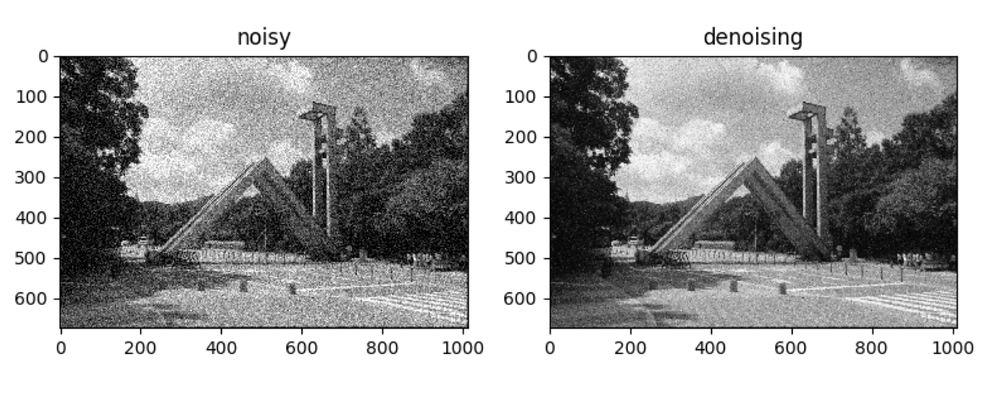
#> input picture Image_Denoising/그림1.png, 1000 x 401 px, shrunk from 1985 x 795 before the run
$ jupyter execute --allow-errors final_presentation.ipynb
#> lines starting #> are read from the running program, lines starting #| are printed output that depends on the picture
[cell 1]
import os

import matplotlib.pyplot as plt
import numpy as np

#> (a cell that did not finish here is left out)

#> (a cell that did not finish here is left out)

#> (a cell that did not finish here is left out)

[cell 5]
class Denoising(object):
    def __init__(self, img, noise=True):
        self.img = img
        self.noise = noise
        self.is_gray = False
        self.is_jpg = False
        self.method = None

    @staticmethod
    def px(u):
        return np.roll(u, -1, axis=1) - u

    @staticmethod
    def px2(u):
        return np.roll(u, -1, axis=1) - np.roll(u, 1, axis=1)

    @staticmethod
    def py(u):
        return np.roll(u, -1, axis=0) - u

    @staticmethod
    def py2(u):
        return np.roll(u, -1, axis=0) - np.roll(u, 1, axis=0)

    @staticmethod
    def mx(u):
        return u - np.roll(u, 1, axis=1)

    @staticmethod
    def my(u):
        return u - np.roll(u, 1, axis=0)

    @staticmethod
    def minmod(a, b):
        return (np.sign(a) + np.sign(b)) / 2 * np.minimum(abs(a), abs(b))

    @staticmethod
    def H(mtx1, mtx2):
        # p=1
        return 1 / (mtx1 ** 2 + mtx2 ** 2 + 1.0E-06 ** 2) ** 0.5

    def rgb2gray(self):
        rgb = self.img
        self.is_gray = True
        if rgb.ndim == 2:
            self.img = rgb
        else:
            self.img = np.dot(rgb[:, :, :3], [0.299, 0.587, 0.114])

    def denoise_level(self, tol=1.0E-06, max_iter_num=200, sigma=0.1, dt=0.01):
        self.method = 'level'
        self.rgb2gray()
        self.adjust_image()
        u = self.img
        n, m = u.shape[:2]
        h1 = 1 / n
        h2 = 1 / m

        i = 0
        while i < max_iter_num:
            u_old = u

            dx = np.divide(
                self.px(u),
                np.sqrt(np.square(self.px(u)) +
                        np.square(self.minmod(self.py(u), self.my(u)))) +
                tol ** 2
            )
            dy = np.divide(
                self.py(u),
                np.sqrt(np.square(self.py(u)) +
                        np.square(self.minmod(self.px(u), self.mx(u)))) +
                tol ** 2
            )

            normu = np.sqrt(np.square(self.px(u)) + np.square(self.py(u)))
            lam = -np.sqrt(h1 ** 2 + h2 ** 2) / (2 * sigma ** 2) * (sum(sum(
                normu -
                np.divide(np.multiply(self.px(self.img),
                                      self.px(u)), normu + tol ** 2) -
                np.divide(np.multiply(self.py(self.img),
                                      self.py(u)), normu + tol ** 2)
            )))

            u = u + dt/h1*self.mx(dx) + dt/h2*self.my(dy) - dt*lam*(u-self.img)

            error = np.linalg.norm(u - u_old) / np.sqrt(n * m)

            if i == 0:
                err_init = error
                err_prev = error
            else:
                if np.abs(err_prev - error) < tol * err_init:
                    break
                else:
                    err_prev = error

            i += 1
        self.denoised = u

    def denoise_texture(self, tol=1.0E-06, max_iter_num=200, lam=0.1, mu=0.1):
        self.method = 'texture'
        self.rgb2gray()
        self.adjust_image()
        u = self.img
        n, m = u.shape[:2]
        h1 = 1 / n
        h2 = 1 / m
        fx = self.px2(u)
        fy = self.py2(u)
        g1 = -fx / (2 * lam * (fx ** 2 + fy ** 2) ** 0.5 + tol ** 2)
        g2 = -fy / (2 * lam * (fx ** 2 + fy ** 2) ** 0.5 + tol ** 2)

        i = 0

        while i < max_iter_num:
            u_old = u

            c1 = 1 / ((self.px(u) / h1) ** 2 + (
                self.py2(u) / (2 * h2)) ** 2 + tol ** 2) ** 0.5
            c2 = 1 / ((self.mx(u) / h1) ** 2 +
                      (self.py2(np.roll(u, 1, axis=1)) / (2 * h2)) ** 2 +
                      tol ** 2) ** 0.5
            c3 = 1 / ((self.px2(u) / h1) ** 2 + (self.py(u) / h2) ** 2 +
                      tol ** 2) ** 0.5
            c4 = 1 / ((self.px2(np.roll(u, 1, axis=0)) / h1) ** 2 +
                      (self.my(u) / h2) ** 2 + tol ** 2) ** 0.5

            u = np.multiply(
                1 / (1 + (c1 + c2 + c3 + c4) / (2 * lam * h1 * h2)),
                self.img - self.px2(g1) / (2 * h1) - self.py2(g2) / (2 * h2) +
                (np.multiply(c1, np.roll(u, -1, axis=1)) +
                 np.multiply(c2, np.roll(u, 1, axis=1)) +
                 np.multiply(c3, np.roll(u, -1, axis=0)) +
                 np.multiply(c4, np.roll(u, 1, axis=0))) / (2 * lam * h1 * h2)
            )

            g1 = np.multiply(
                2 * lam / (mu * self.H(g1, g2) + 4 * lam / (h1 ** 2)),
                self.px2(u) / (2 * h1) - self.px2(self.img) / (2 * h1) +
                self.px2(g1) / (h1 ** 2) +
                (self.px(np.roll(g2, -1, axis=0)) - self.px(g2)) / (2*h1**2) +
                (self.my(g2) - self.my(np.roll(g2, 1, axis=1))) / (2*h2**2)
            )

            g2 = np.multiply(
                2 * lam / (mu * self.H(g1, g2) + 4 * lam / (h2 ** 2)),
                self.py2(u) / (2 * h2) - self.py2(self.img) / (2 * h2) +
                self.py2(g2) / (h2 ** 2) +
                (self.px(np.roll(g1, -1, axis=0)) - self.px(g1)) / (2*h1**2) +
                (self.my(g1) - self.my(np.roll(g1, 1, axis=1))) / (2*h2**2)
            )

            error = np.linalg.norm(u - u_old) / np.sqrt(n * m)

            if i == 0:
                err_init = error
                err_prev = error
            else:
                if np.abs(err_prev - error) < tol * err_init:
                    break
                else:
                    err_prev = error

            i += 1
        self.denoised = u

    @staticmethod
    def _denoise_chambolle_nd(im, weight=0.1, eps=2.e-4, n_iter_max=200):
        ndim = im.ndim
        p = np.zeros((im.ndim,) + im.shape, dtype=im.dtype)
        g = np.zeros_like(p)
        d = np.zeros_like(im)
        i = 0
        while i < n_iter_max:
            if i > 0:
                # d will be the (negative) divergence of p
                d = -p.sum(0)
                slices_d = [slice(None), ] * ndim
                slices_p = [slice(None), ] * (ndim + 1)
                for ax in range(ndim):
                    slices_d[ax] = slice(1, None)
                    slices_p[ax + 1] = slice(0, -1)
                    slices_p[0] = ax
                    d[slices_d] += p[slices_p]
                    slices_d[ax] = slice(None)
                    slices_p[ax + 1] = slice(None)
                out = im + d
            else:
                out = im
            E = (d ** 2).sum()

            # g stores the gradients of out along each axis
            # e.g. g[0] is the first order finite difference along axis 0
            slices_g = [slice(None), ] * (ndim + 1)
            for ax in range(ndim):
                slices_g[ax + 1] = slice(0, -1)
                slices_g[0] = ax
                g[slices_g] = np.diff(out, axis=ax)
                slices_g[ax + 1] = slice(None)

            norm = np.sqrt((g ** 2).sum(axis=0))[np.newaxis, ...]
            E += weight * norm.sum()
            tau = 1. / (2. * ndim)
            norm *= tau / weight
            norm += 1.
            p -= tau * g
            p /= norm
            E /= float(im.size)
            if i == 0:
                E_init = E
                E_previous = E
            else:
                if np.abs(E_previous - E) < eps * E_init:
                    break
                else:
                    E_previous = E
            i += 1
        return out

    def denoise_chambolle(self, weight=0.1, eps=2.e-4, n_iter_max=200):
        self.method = 'chambolle'
        self.adjust_image()
        im = self.img

        if self.is_gray:
            out = self._denoise_chambolle_nd(im, weight, eps, n_iter_max)
        else:
            out = np.zeros_like(im)
            for c in range(im.shape[-1]):
                out[..., c] = self._denoise_chambolle_nd(im[..., c],
                                                            weight, eps,
                                                            n_iter_max)
        self.denoised = out

    def adjust_image(self):
        img = self.img
        if img.ndim != 3:
            self.is_gray = True
            if sum(sum(img <= 1)) != img.size:
                self.is_jpg = True
        else:
            if img[:, :, 0].size not in [sum(sum(img[:, :, i] <= 1)) for i in
                                     range(
                    img.shape[2])]:
                self.is_jpg = True
        if self.is_jpg:
            img = img / 255
            self.img = img
        if not self.noise:
            img += 0.1 * np.random.standard_normal(self.img.shape)
            img = np.clip(self.img, 0, 1)
            self.img = img

    def plot_image(self):
        if self.is_gray:
            plt.subplot(121)
            plt.imshow(self.img, cmap='gray')
            plt.title('real image')

            plt.subplot(122)
            plt.imshow(self.denoised, cmap='gray')
            plt.title('changed')
        else:
            plt.subplot(121)
            plt.imshow(self.img)
            plt.title('real image')

            plt.subplot(122)
            plt.imshow(self.denoised)
            plt.title('changed')

        if not os.path.exists('result'):
            os.makedirs('result')

        if self.is_gray:
            plt.imsave('result/image_gray.jpg', self.img, cmap='gray')
        else:
            plt.imsave('result/image_real.jpg', self.img)
        plt.imsave('result/changed_{}.jpg'.format(self.method), self.denoised,
                   cmap='gray')
        plt.suptitle('image denoising with {} method'.format(self.method))
        plt.show()

[cell 6]
if __name__ == "__main__":
    fName = ""
#> fName = ''
    while True:
        fName = input("Please enter the name of your file: ")
        if os.access(fName, os.R_OK) : break
        else :
            print("Your file does not exist in the current directory.")
#> this loop made 1 pass; the answer given on pass 1: 그림1.png

    image = plt.imread(fName)
#> image is the input picture: shape (401, 1000, 4) float32; mean R, G, B, A 0.673, 0.673, 0.673, 0.943

[cell 7]
img1 = Denoising(image, noise=False)
img1.denoise_level(max_iter_num=10, dt=0.00001)
#> the loop in denoise_level, `while i < max_iter_num:` made 10 passes
#> (lam, error, err_init, err_prev) on pass 1: (-5.1e-08, 0.018, 0.018, 0.018)
#> pass 1, in denoise_level, `normu = np.sqrt(np.square(self.px(u)) + np.square(self.py(u)))`:
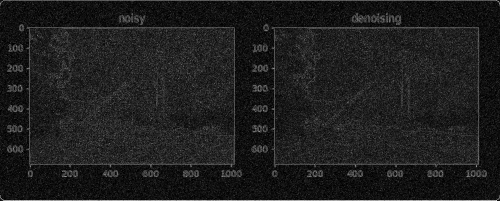
#> normu: shape (401, 1000) float64 (shown at 1/2 size); min 0, max 1.41, mean 0.166; drawn with min black and max white
#> after the loop in denoise_level, `while i < max_iter_num:`:
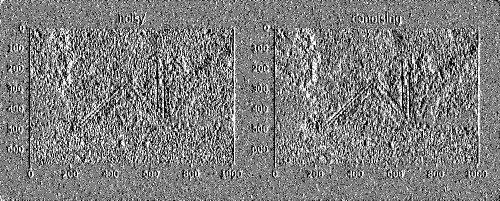
#> dx: shape (401, 1000) float64 (shown at 1/2 size); min -1, max 1, mean -0.00389; drawn with min black and max white
#> after the loop in denoise_level, `while i < max_iter_num:`:
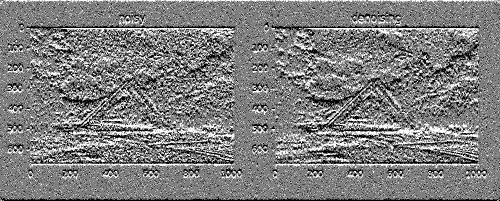
#> dy: shape (401, 1000) float64 (shown at 1/2 size); min -1, max 1, mean -0.00561; drawn with min black and max white
#> after the loop in denoise_level, `while i < max_iter_num:`:
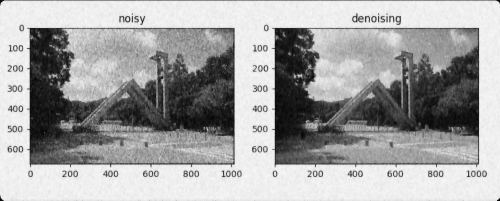
#> u: shape (401, 1000) float64 (shown at 1/2 size); min 0.00862, max 1.02, mean 0.658; drawn with min black and max white
#> after the loop in denoise_level, `while i < max_iter_num:`: i = 10
img1.plot_image()

[cell 8]
img2 = Denoising(image, noise=False)
img2.denoise_texture(tol=1.0E-06, max_iter_num=3, lam=0.1, mu=0.01)
#> in denoise_texture, `g2 = -fy / (2 * lam * (fx ** 2 + fy ** 2) ** 0.5 + tol ** 2)`:
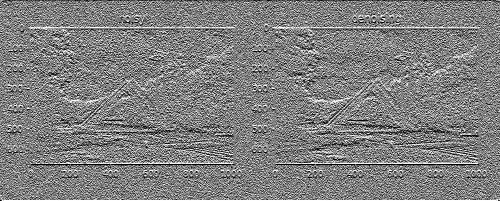
#> g2: shape (401, 1000) float64 (shown at 1/2 size); min -5, max 5, mean 0.0125; drawn with min black and max white
#> the loop in denoise_texture, `while i < max_iter_num:` made 3 passes
#> (error, err_init, err_prev) on pass 1: (0.118, 0.118, 0.118)
#> pass 1, in denoise_texture, `c4 = 1 / ((self.px2(np.roll(u, 1, axis=0)) / h1) ** 2 + (self.my(u) / ..`:
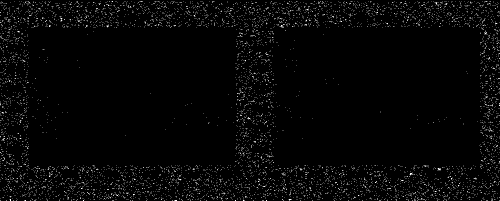
#> c4: shape (401, 1000) float64 (shown at 1/2 size); min 0.000928, max 1000000, mean 25623.5; drawn with min black and max white
#> after the loop in denoise_texture, `while i < max_iter_num:`:
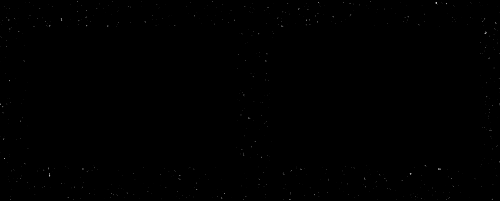
#> c1: shape (401, 1000) float64 (shown at 1/2 size); min 0.00118, max 999647.7, mean 993.6; drawn with min black and max white
#> after the loop in denoise_texture, `while i < max_iter_num:`:
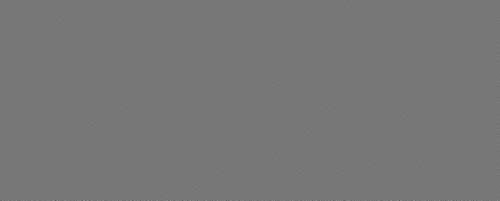
#> g1: shape (401, 1000) float64 (shown at 1/2 size); min -1318.1, max 1483.9, mean 0; drawn with min black and max white
#> after the loop in denoise_texture, `while i < max_iter_num:`:
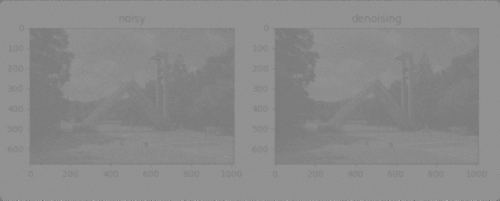
#> u: shape (401, 1000) float64 (shown at 1/2 size); min -5.19, max 5.58, mean 0.665; drawn with min black and max white
#> after the loop in denoise_texture, `while i < max_iter_num:`: i = 3
img2.plot_image()

[cell 9]
img3 = Denoising(image, noise=False)
#> (the rest of this cell did not finish here and is left out)

#> in adjust_image (call 3), `img = np.clip(self.img, 0, 1)`:
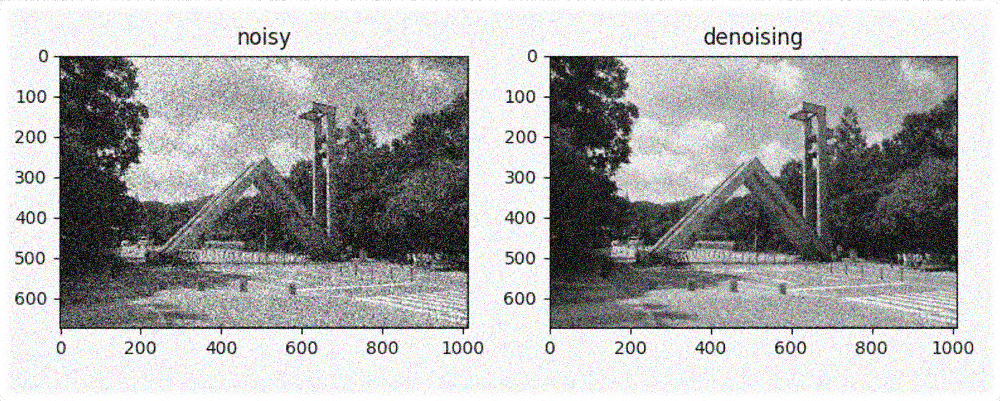
#> img: shape (401, 1000, 4) float32; mean R, G, B, A 0.658, 0.658, 0.658, 0.908; transparent parts drawn white

$ run again, on Image_Denoising/그림3.png
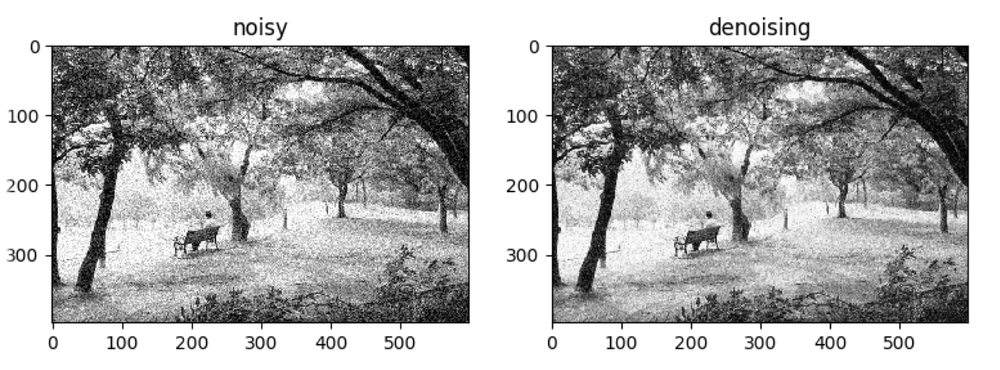
#> input picture Image_Denoising/그림3.png, 1000 x 370 px, shrunk from 1991 x 737 before the run
#> fName = ''
#> the loop `while True:` made 1 pass; the answer given on pass 1: 그림3.png
#> image is the input picture: shape (370, 1000, 4) float32; mean R, G, B, A 0.692, 0.692, 0.692, 0.94
#> the loop in denoise_level, `while i < max_iter_num:` made 10 passes
#> (lam, error, err_init, err_prev) on pass 1: (-5.1e-08, 0.0174, 0.0174, 0.0174)
#> after the loop in denoise_level, `while i < max_iter_num:`: i = 10
#> the loop in denoise_texture, `while i < max_iter_num:` made 3 passes
#> (error, err_init, err_prev) on pass 1: (0.129, 0.129, 0.129)
#> after the loop in denoise_texture, `while i < max_iter_num:`:
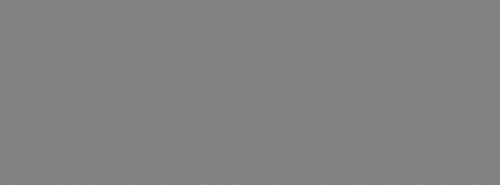
#> g1: shape (370, 1000) float64 (shown at 1/2 size); min -2003, max 1902.3, mean 0; drawn with min black and max white
#> after the loop in denoise_texture, `while i < max_iter_num:`: i = 3
#> in adjust_image (call 3), `img = np.clip(self.img, 0, 1)`:
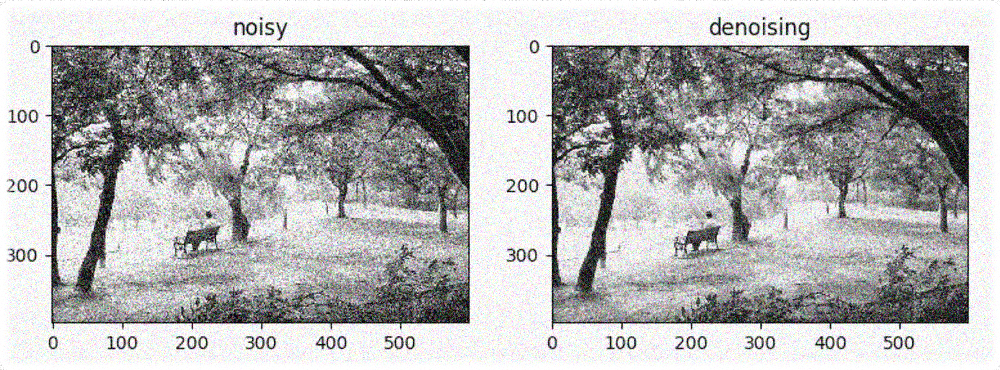
#> img: shape (370, 1000, 4) float32; mean R, G, B, A 0.678, 0.678, 0.678, 0.905; transparent parts drawn white
